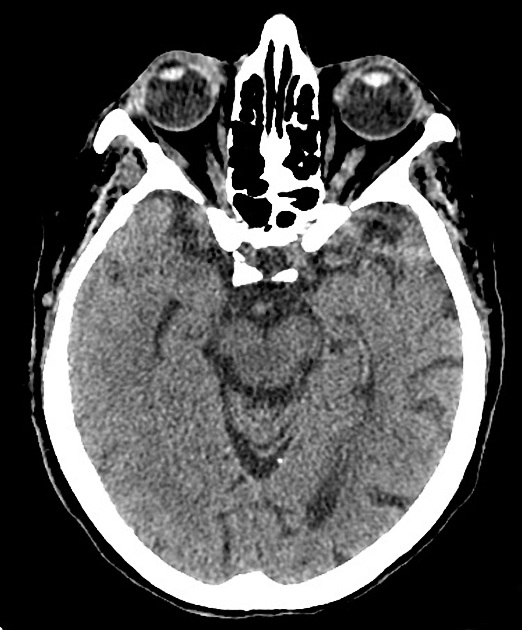
#> input picture data/ct.jpeg, 522 x 630 px
$ jupyter execute --allow-errors image1.ipynb   (shell and % lines are left out)
#> lines starting #> are read from the running program, lines starting #| are printed output that depends on the picture; after the words box and inside, x2 and y2 are one past the last pixel; in counts of white or black regions, pixels touching at a corner belong together
<a href="https://colab.research.google.com/github/44REAM/CEB-image_processing/blob/main/image1.ipynb" target="_parent"></a>

[cell 1]
%cd /content/CEB-image_processing

[cell 2]
import numpy as np
import cv2

import seaborn as sns
import matplotlib.pyplot as plt

[cell 3]
ct_image = cv2.imread('data/ct.jpeg')
#> ct_image is the input picture: shape (630, 522, 3); min 0, max 255, mean 82.1
print(f"image shape: {ct_image.shape}")
#| image shape: (630, 522, 3)

ct_image = ct_image[:,:,0]
#> ct_image: shape (630, 522)

# Basic image operation

## Resize image

[cell 4]
down_width = 300
down_height = 200
down_points = (down_width, down_height)
resized_down = cv2.resize(ct_image, down_points, interpolation= cv2.INTER_LINEAR)
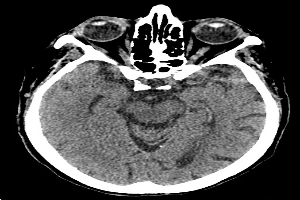
#> resized_down: shape (200, 300); min 0, max 255, mean 82.1

fig, axes = plt.subplots(1, 2, figsize = (10,5))
axes[0].imshow(ct_image, cmap = 'gray')
axes[1].imshow(resized_down, cmap = 'gray')

## Image interpolation

Image interpolation is the process to estimate values at unknown location using known data.
Example: The simplest interpolation algorithm is nearest neighbor algorithm. When we resize our original (size 500 × 500 pixel) image to 750 × 750 pixel, we create a grid of 750 × 750 pixel and assign the intensity to the point by select the most nearest point from original image.

You can check interpolation method in openCV by the link below

https://docs.opencv.org/3.4/da/d54/group__imgproc__transform.html#ga5bb5a1fea74ea38e1a5445ca803ff121

[cell 5]
fig, axes = plt.subplots(1, 2, figsize = (10,5))


axes[0].imshow(ct_image, cmap = 'gray')
sns.histplot(ct_image.ravel(), bins=20, ax = axes[1])
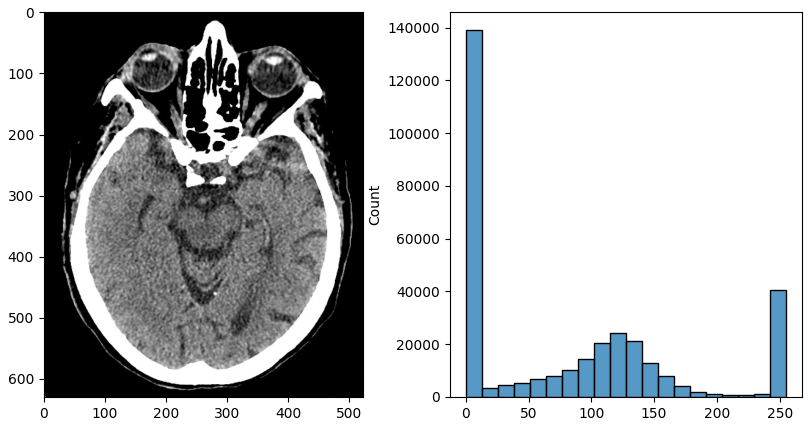
#> figure drawn by matplotlib, 2 panels; panel 2: tallest bar 138988 high, from x = 0 to 12.75

# ***Segmentation*** ✅

---

Slide Aj Ratchainan 5-8

# Edge Detection

## Image Gradient

Edge detection is fundamentally related to the gradient of the image

$$\nabla F =
\begin{bmatrix}
\frac{∂F}{∂x} \\
\frac{∂F}{∂y} \\
\end{bmatrix}$$

$∂F$ is perpendicular to edge direction

## Edge Linking

# Thresholding

## Global thresholding

### manually select threshold

In some case you may want to manually select the threshold. For example in CT lung image, you may know the specific HU threshold that you want from domain knowledge.

[cell 6]
# https://docs.opencv.org/4.x/d7/d1b/group__imgproc__misc.html#gaa9e58d2860d4afa658ef70a9b1115576
_, ct_image_thres_binary = cv2.threshold(ct_image, 20, 100, cv2.THRESH_BINARY)
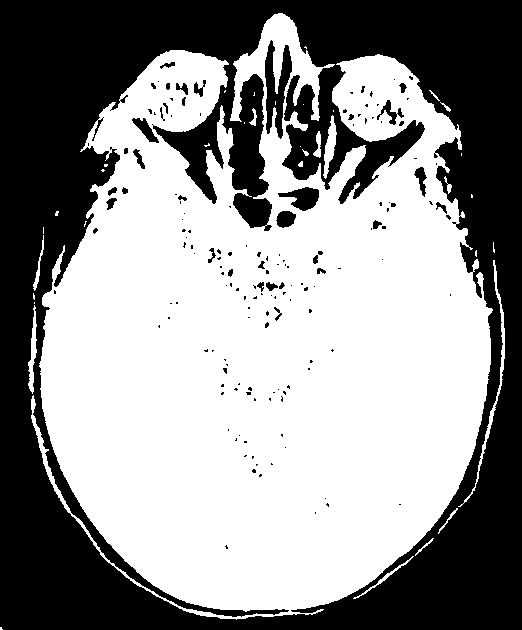
#> ct_image_thres_binary: shape (630, 522); values 0 (black) and 100 (white), 57.1% white; 159 black regions (125 under 20 px), largest, box (x1, y1, x2, y2) and area: (0, 0, 522, 630) 136354, (265, 40, 292, 139) 1351, (278, 187, 319, 211) 547
_, ct_image_thres_zero = cv2.threshold(ct_image, 200, None, cv2.THRESH_TOZERO_INV)
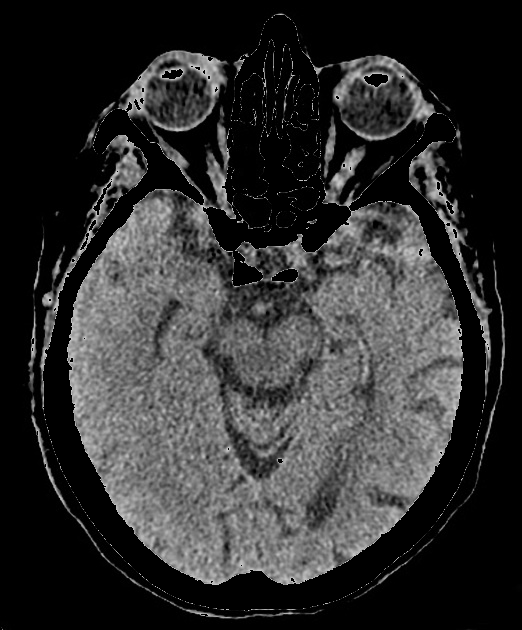
#> ct_image_thres_zero: shape (630, 522); min 0, max 200, mean 48.7


fig, axes = plt.subplots(3, 2, figsize = (10,10))

axes[0][0].imshow(ct_image_thres_binary, cmap = 'gray')
sns.histplot(ct_image_thres_binary.ravel(), bins=100, ax = axes[0][1])

axes[1][0].imshow(ct_image_thres_zero, cmap = 'gray')
sns.histplot(ct_image_thres_zero.ravel(), bins=100, ax = axes[1][1])

axes[2][0].imshow(ct_image, cmap = 'gray')
sns.histplot(ct_image.ravel(), bins=100, ax = axes[2][1])
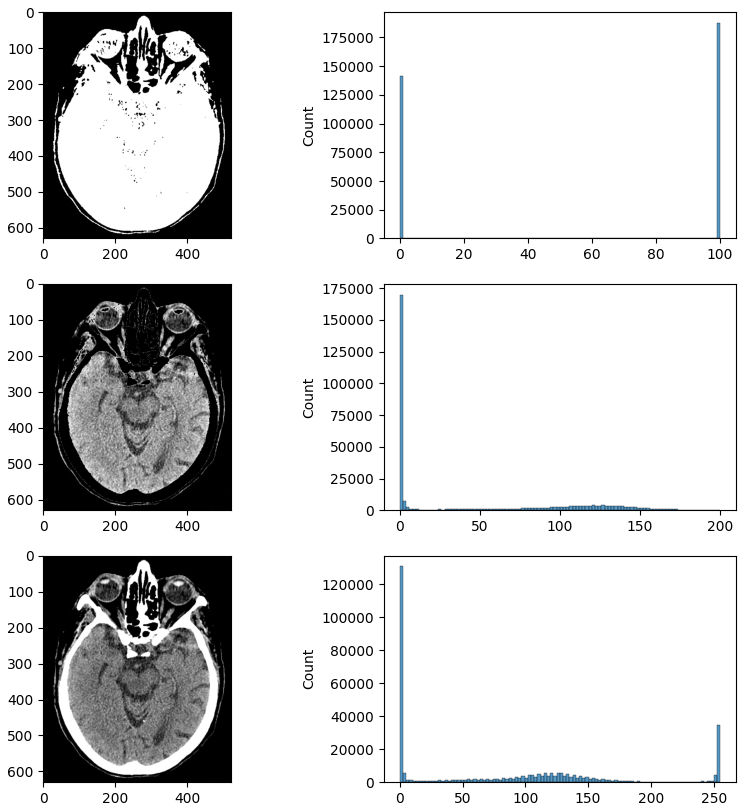
#> figure drawn by matplotlib, 6 panels; panel 2: tallest bar 187802 high, from x = 99 to 100; panel 4: tallest bar 170043 high, from x = 0 to 2; panel 6: tallest bar 131008 high, from x = 0 to 2.55

### Otsu's method

Otsu's method provide a way to select threshold automatically.

1. Otsu's method try to find the threshold τ which maximize variance between groups.
2. Find global mean

3. Find group probability

$$G_1=\sum^\tau_{i=0}P(i)$$
$$G_2 = \sum^{L-1}_{i=\tau+1}P(i)$$

4. Find groups mean. For each group, we try to find the center intensity ($\mu_j$) of the groups by weighted average the the intensity $i$ by its probability $P(i)$ which $P(i)$ is probability that intensity $i$ in the image.

$$\mu_1 = \frac{\sum^\tau_{i=0}iP(i)}{G_1}$$
$$\mu_2 = \frac{\sum^{L-1}_{i=\tau+1}iP(i)}{G_2}$$

5. We find the between class variance by

$$σ_B^2 = G_1(\mu_1 - \mu_g) + G_2(\mu_2 - \mu_g)$$

[cell 7]
otsu_thres, ct_image_otsu = cv2.threshold(ct_image, 0, 255, cv2.THRESH_BINARY + cv2.THRESH_OTSU)
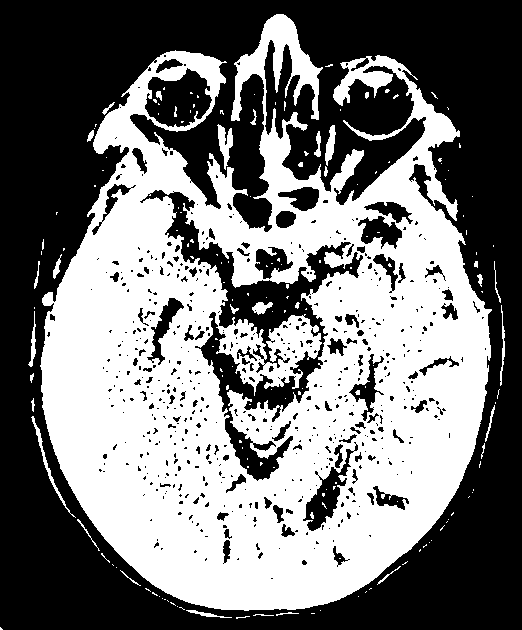
#> ct_image_otsu: shape (630, 522); 46.6% white; 167 white regions (133 under 20 px), largest, box (x1, y1, x2, y2) and area: (40, 14, 492, 611) 149903, (217, 124, 233, 170) 366, (31, 416, 76, 518) 311
#> otsu_thres = 87

fig, axes = plt.subplots(1, 2, figsize = (10,5))

axes[0].imshow(ct_image, cmap = 'gray')
axes[1].imshow(ct_image_otsu, cmap = 'gray')

### Improve global thresholding

[cell 8]
row,col= ct_image.shape
#> row = 630; col = 522
gauss = np.random.normal(0,30,(row,col))
gauss = gauss.reshape(row,col)
noisy = ct_image + gauss
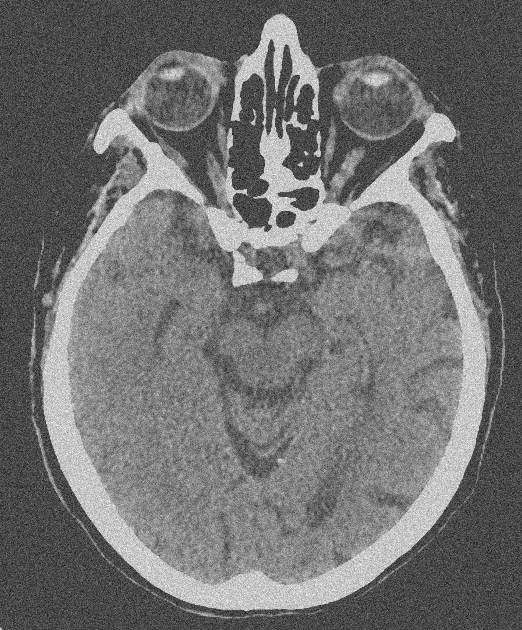
#> noisy: shape (630, 522) float64; min -145.6, max 365.8, mean 82.2; drawn with min black and max white

fig, axes = plt.subplots(1, 2, figsize = (10,5))
axes[0].imshow(noisy, cmap = 'gray')
sns.histplot(noisy.ravel(), bins=100, ax = axes[1])
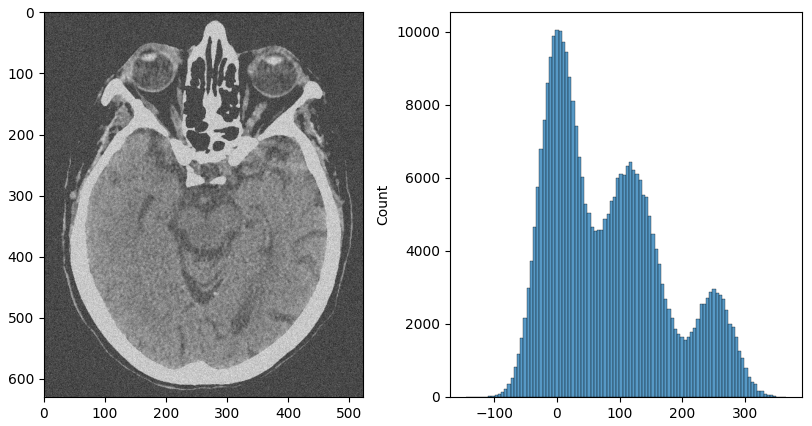
#> figure drawn by matplotlib, 2 panels; panel 2: tallest bar 10038 high, from x = -2.38 to 2.73

Generalization of otsu

$$\sigma_B^2 = \sum_{k=1}^{K} G_k(\mu_k - \mu_g)$$

When Otsu's method fail
- small objects size compare to background
- large intra-class then inter-class variance

## Adaptive threshold

[cell 9]
fig, axes = plt.subplots(1, 2, figsize = (10,5))

ct_equ = cv2.equalizeHist(ct_image)
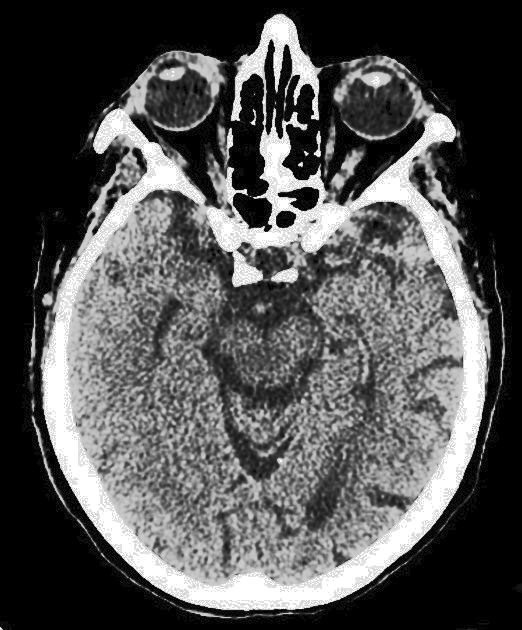
#> ct_equ: shape (630, 522); min 0, max 255, mean 83.7
axes[0].imshow(ct_image, cmap = 'gray')
axes[1].imshow(ct_equ, cmap = 'gray')

#> (a cell that did not finish here is left out)

[cell 11]
ct_image[(ct_image > 20) & (ct_image < 200)] = 0
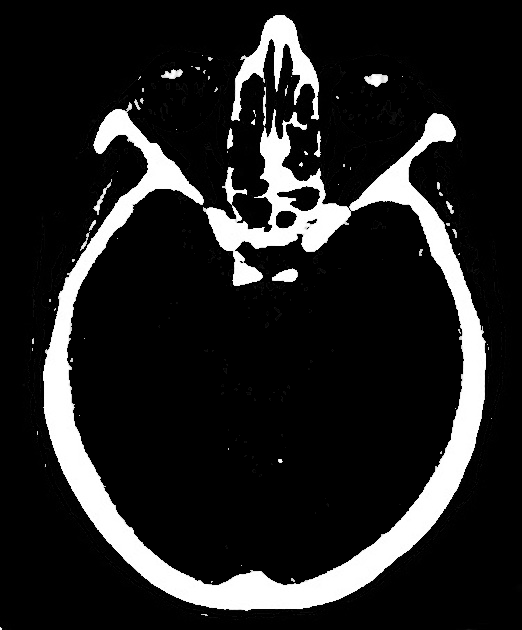
#> ct_image: shape (630, 522); min 0, max 255, mean 33.8

$ run again, with data/ct_scan_11.jpg copied over data/ct.jpeg
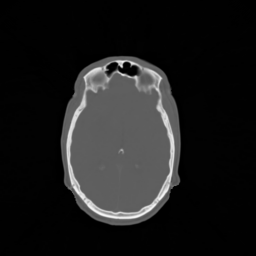
#> input picture data/ct_scan_11.jpg, 256 x 256 px
#> ct_image is the input picture: shape (256, 256, 3); min 0, max 247, mean 27.9
#| image shape: (256, 256, 3)
#> `_, ct_image_thres_binary = cv2.threshold(ct_image, 20, 100, cv2.THRESH..`:
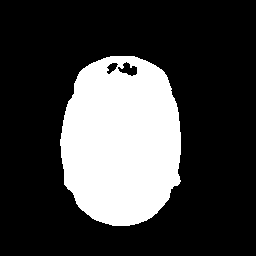
#> ct_image_thres_binary: shape (256, 256); values 0 (black) and 100 (white), 25.3% white; 1 white region, box (x1, y1, x2, y2) and area: (60, 56, 181, 226) 16565
#> ct_image_otsu: shape (256, 256); 24.8% white; 1 white region, box (x1, y1, x2, y2) and area: (61, 56, 181, 225) 16272
#> otsu_thres = 54
#> `ct_image[(ct_image > 20) & (ct_image < 200)] = 0`:
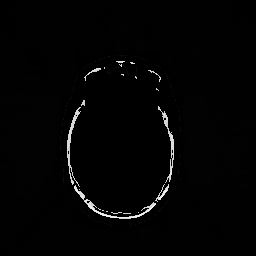
#> ct_image: shape (256, 256); min 0, max 247, mean 3.9
